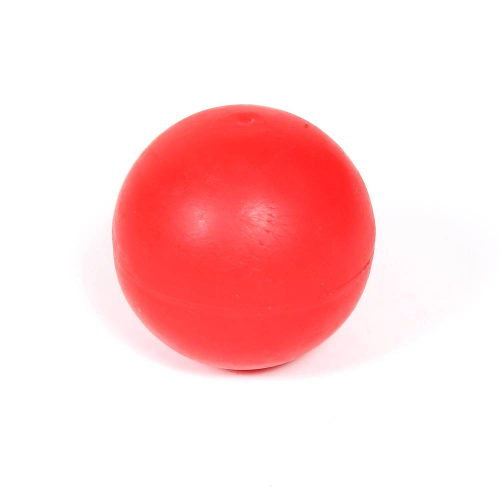
#> input picture opencv_study/red_ball.jpg, 1000 x 1000 px (shown at 1/2 size)
$ python example3.py
#> lines starting #> are read from the running program, lines starting #| are printed output that depends on the picture; after the words box and inside, x2 and y2 are one past the last pixel; in counts of white or black regions, pixels touching at a corner belong together
# 오브젝트를 배경으로부터 분리하기 위해 이진화를 사용하는 코드
import cv2

# 범위함수 정의(필요하지 않지만 트랙바 정의시 필요)
def nothing(x):
    pass

cv2.namedWindow('Binary')
cv2.createTrackbar('threshold', 'Binary', 0, 255, nothing)
# 'threshold': 트랙바의 이름
# 'Binary': 적용할 윈도우의 이름
# 0, 255: 트랙바 범위
# nothing: 콜백함수(여기서는 없음)

# 초기값은 203으로 설정
cv2.setTrackbarPos('threshold', 'Binary', 203)

img_color = cv2.imread('red_ball.jpg', cv2.IMREAD_COLOR)
#> img_color is the input picture: shape (1000, 1000, 3); mean B, G, R 213.7, 213.3, 254.4

cv2.imshow('Color', img_color)
cv2.waitKey(0)

img_gray = cv2.cvtColor(img_color, cv2.COLOR_BGR2GRAY)
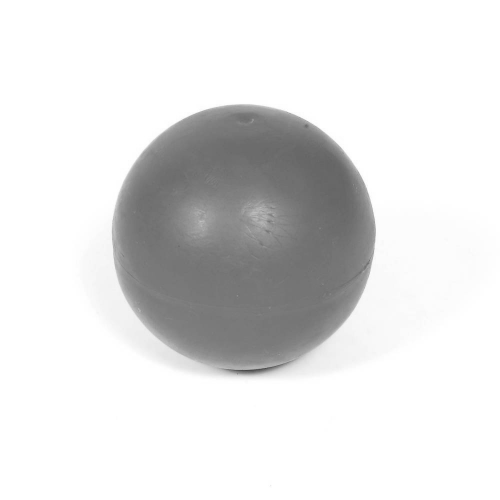
#> img_gray: shape (1000, 1000) (shown at 1/2 size); min 52, max 255, mean 225.7

cv2.imshow('Gray', img_gray)
cv2.waitKey(0)

while(True):
    # 현재 트랙바의 위치를 구해서 low에 저장
    low = cv2.getTrackbarPos('threshold', 'Binary')
    ret, img_binary = cv2.threshold(img_gray, low, 255, cv2.THRESH_BINARY_INV)
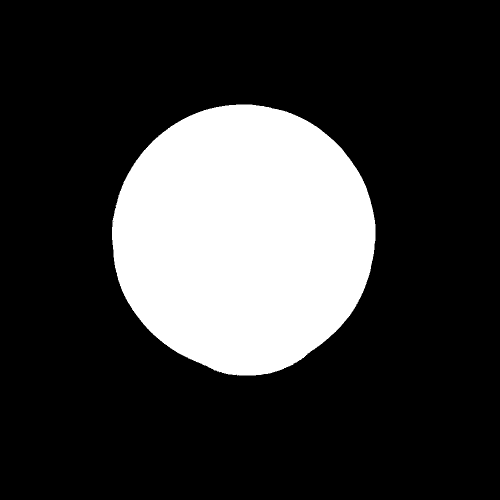
#> img_binary: shape (1000, 1000) (shown at 1/2 size); 22.2% white; 2 white regions (1 under 20 px), largest, box (x1, y1, x2, y2) and area: (224, 209, 751, 752) 221587
#> ret = 203
    # 'img_gray': 적용 파일
    # low: 임계값. 이 값을 기준으로 결과 이미지의 픽셀이 검은색 혹은 흰색이 됨
    # 255: 임계값 초과시 적용할 값
    # cv2.THRESH_BINARY_INV: thresholding 타입(현재는 반전형태)
    # low라는 임계값을 초과하면 흰색으로 보이고(255적용) 그 반대면 검정색으로 보임(0 적용)

    cv2.imshow("Binary", img_binary)
    # ESC키를 누르면 루프 탈출

    img_result = cv2.bitwise_and(img_color, img_color, mask = img_binary)
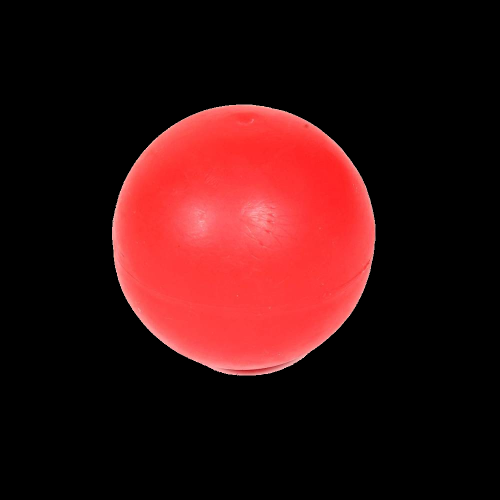
#> img_result: shape (1000, 1000, 3) (shown at 1/2 size); mean B, G, R 16.2, 16, 56.1
    # img_color: 첫번째 입력
    # img_color: 두번째 입력
    # img_binary: mask로 사용
    # img_color와 img_binary끼리 AND 연산
    cv2.imshow('Result', img_result)

    if cv2.waitKey(1)&0xFF == 27:
#> (key Esc is pressed here)
        break

cv2.destroyAllWindows()

$ run again, with opencv_study/apple.jpg copied over opencv_study/red_ball.jpg
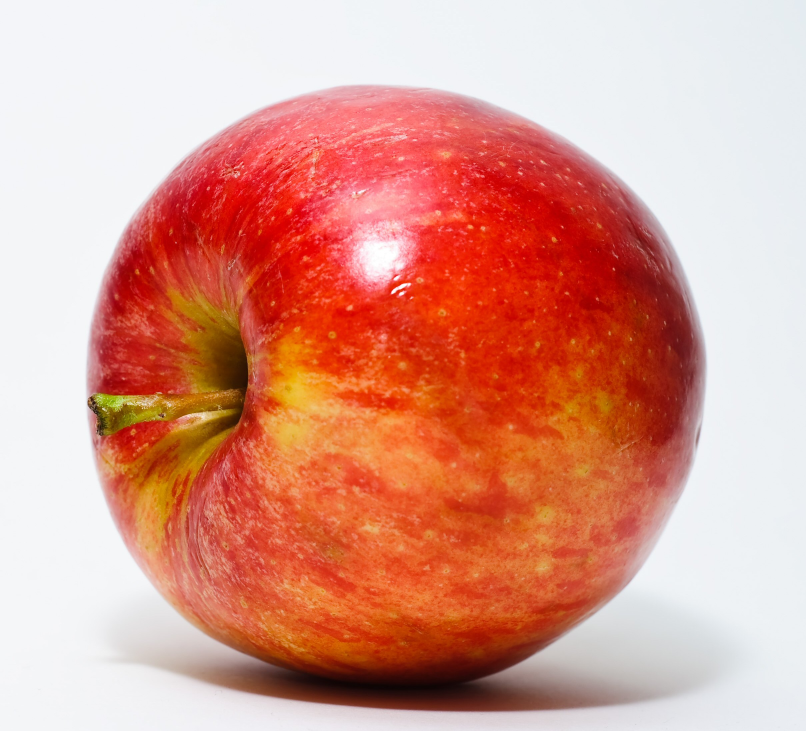
#> input picture opencv_study/apple.jpg, 2418 x 2192 px (shown at 1/3 size)
#> img_color is the input picture: shape (2192, 2418, 3); mean B, G, R 140.5, 155.7, 219.8
#> `ret, img_binary = cv2.threshold(img_gray, low, 255, cv2.THRESH_BINARY_..`:
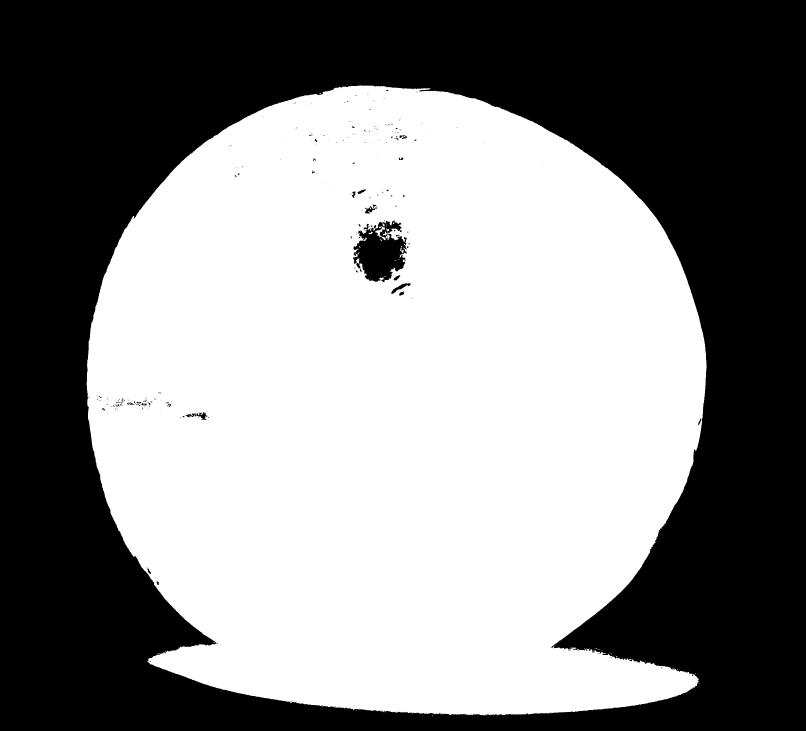
#> img_binary: shape (2192, 2418) (shown at 1/3 size); 53% white; 255 black regions (215 under 20 px), largest, box (x1, y1, x2, y2) and area: (0, 0, 2418, 2192) 2466775, (1059, 661, 1221, 846) 18373, (1174, 850, 1232, 882) 536
#> ret = 203
#> `img_result = cv2.bitwise_and(img_color, img_color, mask = img_binary)`:
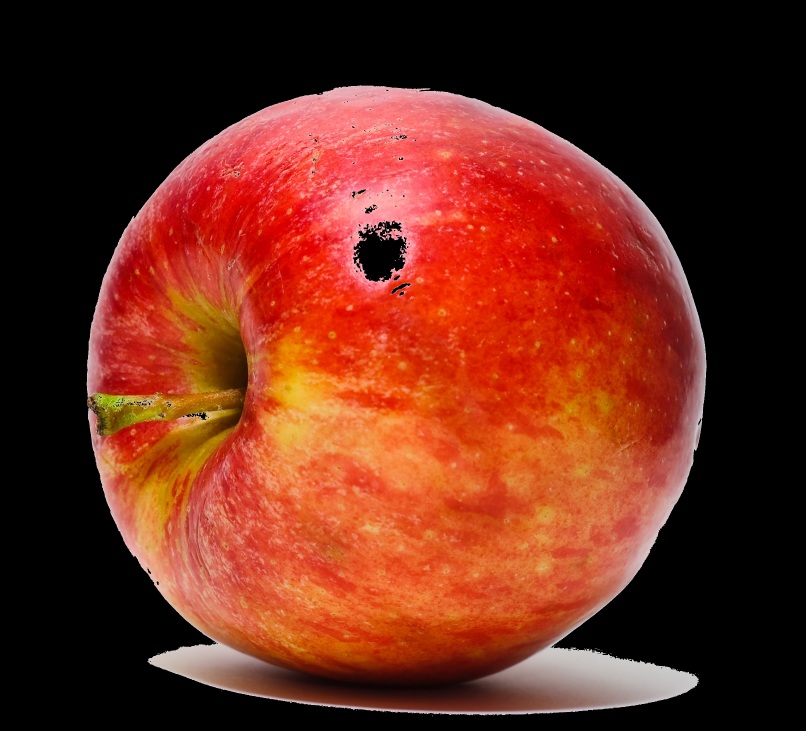
#> img_result: shape (2192, 2418, 3) (shown at 1/3 size); mean B, G, R 26.4, 43.1, 107.8
